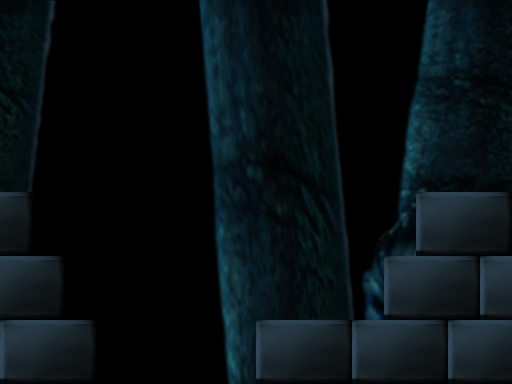

A level layout from a 2D game, rendered from its tile map. Below: a short description, then the map file with its tile-grid data intact:
An orthogonal 16x12 tile map with 32x32 px tiles, 2 tile layers (Tile Layer 2, Tile Layer 1).

<map version="1.0" orientation="orthogonal" width="16" height="12" tilewidth="32" tileheight="32">
 <tileset firstgid="1" source="../tilesets/tileset_area4.tsx" />
 <layer name="Tile Layer 2" width="16" height="12">
  <properties>
   <property name="hScale" value="0.6" />
   <property name="vScale" value="0" />
  </properties>
  <data encoding="csv">
17,18,19,20,21,22,23,24,25,26,27,28,29,30,31,32,
49,50,51,52,53,54,55,56,57,58,59,60,61,62,63,64,
81,82,83,84,85,86,87,88,89,90,91,92,93,94,95,96,
113,114,115,116,117,118,119,120,121,122,123,124,125,126,127,128,
145,146,147,148,149,150,151,152,153,154,155,156,157,158,159,160,
177,178,179,180,181,182,183,184,185,186,187,188,189,190,191,192,
209,210,211,212,213,214,215,216,217,218,219,220,221,222,223,224,
241,242,243,244,245,246,247,248,249,250,251,252,253,254,255,256,
273,274,275,276,277,278,279,280,281,282,283,284,285,286,287,288,
305,306,307,308,309,310,311,312,313,314,315,316,317,318,319,320,
337,338,339,340,341,342,343,344,345,346,347,348,349,350,351,352,
369,370,371,372,373,374,375,376,377,378,379,380,381,382,383,384
</data>
 </layer>
 <layer name="Tile Layer 1" width="16" height="12">
  <properties>
   <property name="hScale" value="0.8" />
   <property name="vScale" value="0" />
  </properties>
  <data encoding="csv">
2,2,2,2,2,2,2,2,2,2,2,2,2,2,2,2,
2,2,2,2,2,2,2,2,2,2,2,2,2,2,2,2,
2,2,2,2,2,2,2,2,2,2,2,2,2,2,2,2,
2,2,2,2,2,2,2,2,2,2,2,2,2,2,2,2,
1,2,2,2,2,2,2,2,2,2,2,2,2,2,1,1,
1,2,2,2,2,2,2,2,2,2,2,2,2,2,2,2,
521,2,2,2,2,2,2,2,2,2,2,2,2,519,520,521,
553,2,2,2,2,2,2,2,2,2,2,2,2,551,552,553,
520,521,2,2,2,2,2,2,2,2,2,2,519,520,521,519,
552,553,2,2,2,2,2,2,2,2,2,2,551,552,553,551,
519,520,521,2,2,2,2,2,519,520,521,519,520,521,519,520,
551,552,553,2,2,2,2,2,551,552,553,551,552,553,551,552
</data>
 </layer>
</map>
